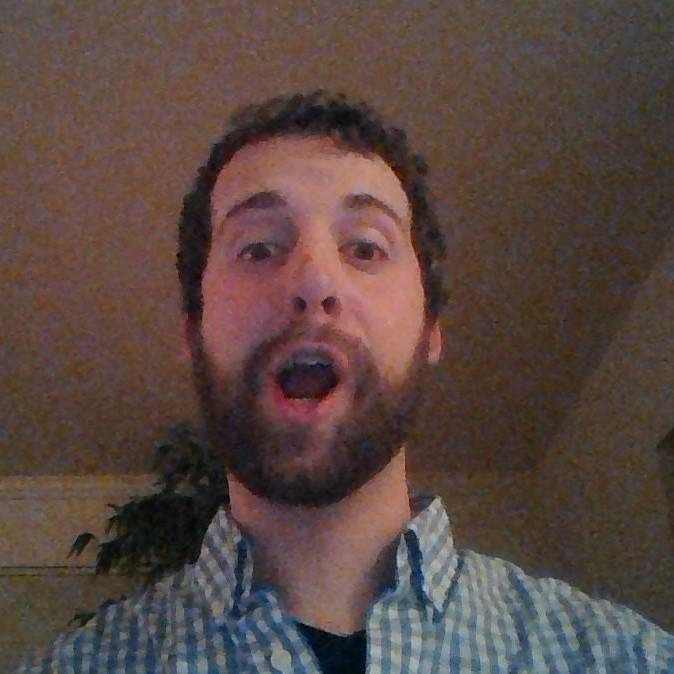
//> input picture StabProto/backups/3-23-2015/test2.jpg, 674 x 674 px, given in place of the camera
$ ./sobel-gradients.backup2 100   (built with g++ and OpenCV 4)
//> lines starting //> are read from the running program, lines starting //| are printed output that depends on the picture
### StabProto/vidstab.h
#include <iostream>
#include <iomanip>
#include <opencv2/highgui/highgui.hpp>
#include <opencv2/imgproc/imgproc.hpp>
#include "opencv2/core/core.hpp"

#define PI 3.14159265359
#define ALPHA 0.1
#define THRESH_NOISE 5

// LMV tolerance compared to GM
#define GM_TOL 0.55

// num_divs of frame for LMVs
#define NUM_DIVS 1

using namespace cv;
using namespace std;

extern Point2d phase_diff;

// returned Scalars represent x and y components of motion
Mat estimateMotion(Mat*, Mat*, Scalar[][NUM_DIVS][2], Scalar[][NUM_DIVS][2], Scalar[][NUM_DIVS][2]);
Scalar getGlobalMotion(Mat*, Scalar[][NUM_DIVS][2]);
void compensateMotion(Mat*, Scalar[][NUM_DIVS][2]);
Scalar weighMotion(Scalar, Scalar[][NUM_DIVS][2]);

### StabProto/backups/sobel-gradients/sobel-gradients.backup2.cpp
#include "vidstab.h"

using namespace cv;
using namespace std;

int main(int argc, char* argv[]) {
  // opens video capture - in this case, 0 represents default webcam
  VideoCapture capture(0);

  if(!capture.isOpened()) {
    cout << "Cannot open default camera. Exiting..." << endl;
    exit(0);
  }

  Mat testframe;
  bool tSuccess = capture.read(testframe);
//> testframe is the input picture: 674 rows x 674 cols, CV_8UC3; mean B, G, R 66.1, 71, 89.2
  if(!tSuccess) {
    cout << "Cannot grab test frame from capture." << endl;
    exit(0);
  }

  Mat ang_mat = Mat::zeros(testframe.rows, testframe.cols, CV_32F);
  Mat mag_mat = Mat::zeros(testframe.rows, testframe.cols, CV_32F);

  // num_divs of frame for LMVs
  int num_divs = 16;

  // [][][0] = ang
  // [][][1] = mag
  Scalar means[num_divs][num_divs][2];
  Scalar prev_means[num_divs][num_divs][2];
  Scalar avg_means[num_divs][num_divs][2];
  Scalar prev_avg_means[num_divs][num_divs][2];

  Mat gradient, gradX, gradY;
  Mat prev_gradX, prev_gradY;
  Mat diff_gradX, diff_gradY;
  Mat abs_gradX, abs_gradY;

  Mat avg_frame = Mat::zeros(testframe.rows, testframe.cols, CV_32F);

  while(1) {
    Mat frame, frame_bw;

    // read the capture into a frame
    bool rSuccess = capture.read(frame);
    if(!rSuccess) {
      cout << "Cannot grab frame from capture." << endl;
      break;
    }

    int scale = 1;
    int delta = 0;
    int ddepth = CV_32F;

    // cvt to grayscale
    cvtColor(frame, frame_bw, CV_RGB2GRAY);
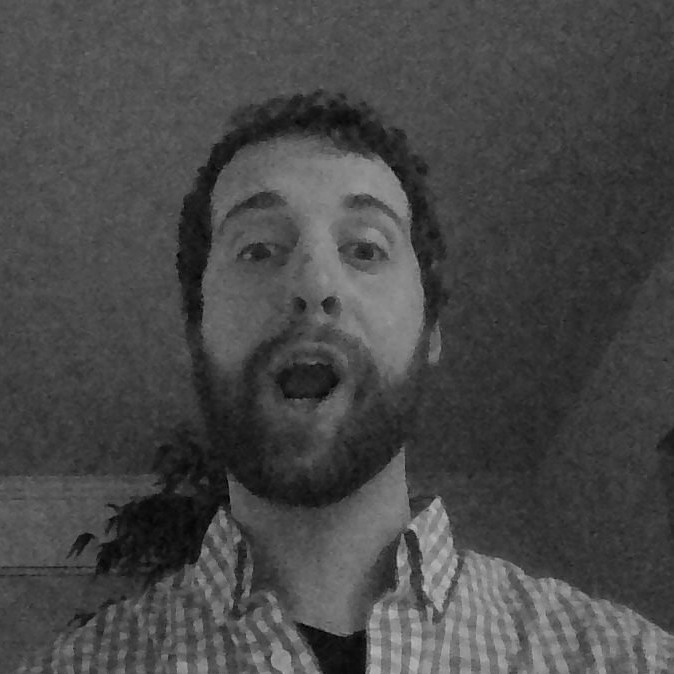
//> frame_bw: 674 rows x 674 cols, CV_8UC1; min 0, max 189, mean 71.6
    GaussianBlur(frame_bw, frame_bw, Size(25, 25), 0, 0);

    // divide frame into cropped portions
    int hdiv = frame.rows/num_divs;
//> hdiv = 42
    int wdiv = frame.cols/num_divs;
//> wdiv = 42

    Mat cropped[num_divs][num_divs];
    Rect crop;

    double alpha = .1;
    //accumulateWeighted(frame_bw, avg_frame, alpha);

    for(int h = 0; h < num_divs; h++) {
      for(int w = 0; w < num_divs; w++) {
        // ang, mag
        prev_means[h][w][0] = means[h][w][0];
        prev_means[h][w][1] = means[h][w][1];
        prev_avg_means[h][w][0] = avg_means[h][w][0];
        prev_avg_means[h][w][1] = avg_means[h][w][1];

        gradX.copyTo(prev_gradX);
        gradY.copyTo(prev_gradY);

        avg_means[h][w][0] = (alpha * means[h][w][0])+(1 - alpha) * avg_means[h][w][0];
        avg_means[h][w][1] = (alpha * means[h][w][1])+(1 - alpha) * avg_means[h][w][1];

        crop = Rect(w*wdiv, h*hdiv, wdiv, hdiv);
        cropped[h][w] = Mat(frame_bw, crop);

        // Sobel operators - X & Y
        Sobel(cropped[h][w], gradX, ddepth, 1, 0, 3, scale, delta, BORDER_DEFAULT);
        Sobel(cropped[h][w], gradY, ddepth, 0, 1, 3, scale, delta, BORDER_DEFAULT);

        double minValX, maxValX, minValY, maxValY;
        minMaxLoc(gradX, &minValX, &maxValX);
        minMaxLoc(gradY, &minValY, &maxValY);

        //cout << "\rminValX: " << setfill(' ') << setw(4) << minValX <<
        //        "\tmaxValX: " << setfill(' ') << setw(4) << maxValX;
        //cout << flush;
        //cout << "minValY: " << minValY << "maxValY: " << maxValY << endl;

        convertScaleAbs(gradX, gradX);
        convertScaleAbs(gradY, gradY);

        //GaussianBlur(gradX, gradX, Size(25, 25), 0, 0);
        //GaussianBlur(gradY, gradY, Size(25, 25), 0, 0);

        int noise_thresh = atoi(argv[1]);
        threshold(gradX, gradX, noise_thresh, 255, THRESH_TOZERO);
        threshold(gradY, gradY, noise_thresh, 255, THRESH_TOZERO);

        gradX.convertTo(gradX, CV_32F);
        gradY.convertTo(gradY, CV_32F);

        // PHASE
        phase(gradX, gradY, ang_mat, true);
        means[h][w][0] = mean(ang_mat);

        // MAGNITUDE
        magnitude(gradX, gradY, mag_mat);
        means[h][w][1] = mean(mag_mat);

        // PHASE and MAG DIFF
        Mat _ang_diff = Mat::zeros(gradX.rows, gradX.cols, CV_32F);
        Mat _mag_diff = Mat::zeros(gradX.rows, gradX.cols, CV_32F);
        Scalar ang_diff, mag_diff = Scalar(0);
        ang_diff = prev_means[h][w][0] - means[h][w][0];
        mag_diff = prev_means[h][w][1] - means[h][w][1];
        //ang_diff = prev_avg_means[h][w][0] - avg_means[h][w][0];
        //mag_diff = prev_avg_means[h][w][1] - avg_means[h][w][1];

        if(!prev_gradX.empty() && !prev_gradY.empty()) {
          absdiff(prev_gradX, gradX, diff_gradX);
          absdiff(prev_gradY, gradY, diff_gradY);

          diff_gradX.convertTo(diff_gradX, CV_32F);
          diff_gradY.convertTo(diff_gradY, CV_32F);
          diff_gradX /= 255;
          diff_gradY /= 255;
          cartToPolar(diff_gradX, diff_gradY, _mag_diff, _ang_diff, true);

          imshow("DX", diff_gradX);

          // [18 lines of commented-out code are left out]
        }

        //cout << "Gradient Direction: " << ang_diff[0] << "\t"
        //     << "Gradient Magnitude: " << mag_diff[0] << "\r";
        //cout << flush;

        Point center = Point(cropped[h][w].cols/2, cropped[h][w].rows/2);
        //Point dest_point = Point(cos(means[h][w][0][0])*means[h][w][1][0], sin(means[h][w][0][0])*means[h][w][1][0]);
        //Point dest_point = Point(cos(avg_means[h][w][0][0])*avg_means[h][w][1][0], sin(avg_means[h][w][0][0])*avg_means[h][w][1][0]);
        Point dest_point = Point(cos(ang_diff[0])*mag_diff[0], sin(ang_diff[0])*mag_diff[0]);
        line(cropped[h][w], center, ((1*dest_point)+center), Scalar(0, 255, 255));

        cropped[h][w].copyTo( frame_bw(Rect(w*wdiv, h*hdiv, wdiv, hdiv) ));
      }
    }
//> this loop made 16 passes
//> crop on passes 1 to 12: Rect(630, 0, 42, 42), Rect(630, 42, 42, 42), Rect(630, 84, 42, 42), Rect(630, 126, 42, 42), Rect(630, 168, 42, 42), Rect(630, 210, 42, 42), Rect(630, 252, 42, 42), Rect(630, 294, 42, 42), Rect(630, 336, 42, 42), Rect(630, 378, 42, 42), Rect(630, 420, 42, 42), Rect(630, 462, 42, 42)
//> prev_gradX: 42 rows x 42 cols, CV_32FC1; every value is 0
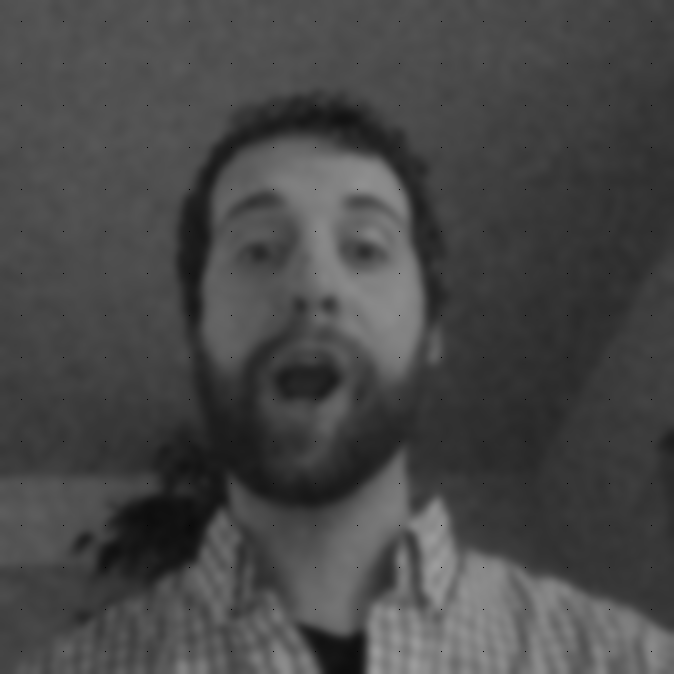
//> frame_bw: 674 rows x 674 cols, CV_8UC1; min 0, max 156, mean 71.6

    // display the current frame
    imshow("frame", frame_bw);
    //imshow("avg_frame", avg_frame/255);

    if(waitKey(30) >= 0) break;
//> the Esc key is pressed
  }
  return 0;
}
